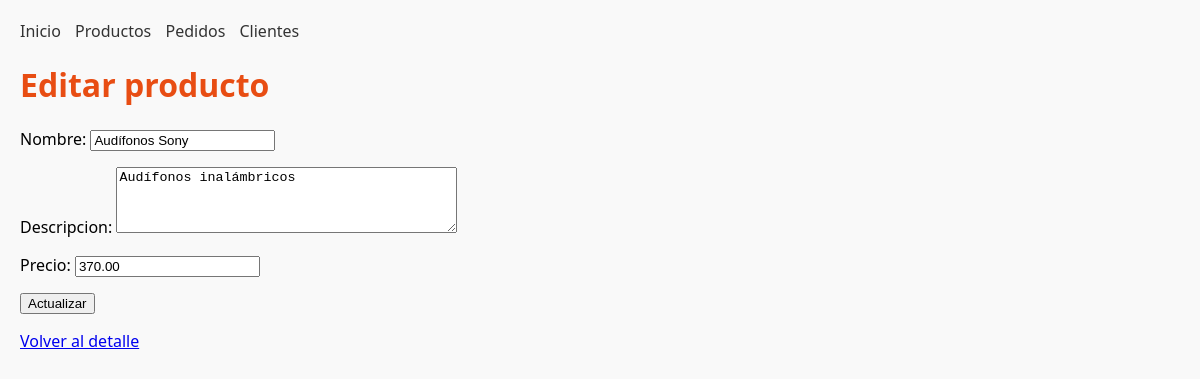
The app's page /productos/10/editar/ with its own data.
### tienda/models.py (models this page shows, shortened)
class Producto(models.Model):
    nombre = models.CharField(max_length=100)
    descripcion = models.TextField()
    precio = models.DecimalField(max_digits=8, decimal_places=2)
    creado_en = models.DateTimeField(auto_now_add=True)

### tienda/views.py (the view)
# urls.py: path("productos/<int:pk>/editar/", views.editar_producto, name="editar_producto"),
def editar_producto(request, pk):
    producto = get_object_or_404(Producto, pk=pk)
    if request.method == "POST":
        form = ProductoForm(request.POST, instance=producto)
        if form.is_valid():
            form.save()
            return redirect("tienda:detalle_producto", pk=producto.pk)
    else:
        form = ProductoForm(instance=producto)
    return render(request,"tienda/editar_producto.html", {"form": form, "producto": producto})

### tienda/forms.py (shortened to what this page needs)
class ProductoForm(forms.ModelForm):
    class Meta:
        model = Producto
        fields = ["nombre", "descripcion", "precio"]
        widgets = {
            "nombre": forms.TextInput(attrs={
                "placeholder": "Nombre del producto"
            }),
            "descripcion": forms.Textarea(attrs={
                "rows": 4,
                "placeholder": "Descripción breve"
            }),
            "precio": forms.NumberInput(attrs={
                "step": "0.01",
                "min": "0"
            }),
        }

### tienda/templates/tienda/editar_producto.html (shortened to what this page needs)
{% extends "tienda/base.html" %}
{% block content %}
<h1>Editar producto</h1>
<form method="POST">
    {{ form.as_p }}
    <button type="submit">Actualizar</button>
</form>
<p>
    <a href="{% url 'tienda:detalle_producto' producto.pk %}">Volver al detalle</a>
</p>
{% endblock %}

### tienda/static/css/main.css (style rules this page uses)
body { font-family: 'Segoe UI', sans-serif; margin: 20px; background-color: #f9f9f9; }
h1 { color: #e84d13; }

### records on screen
Producto: nombre "Audífonos Sony", descripcion "Audífonos inalámbricos", precio "370.00"
